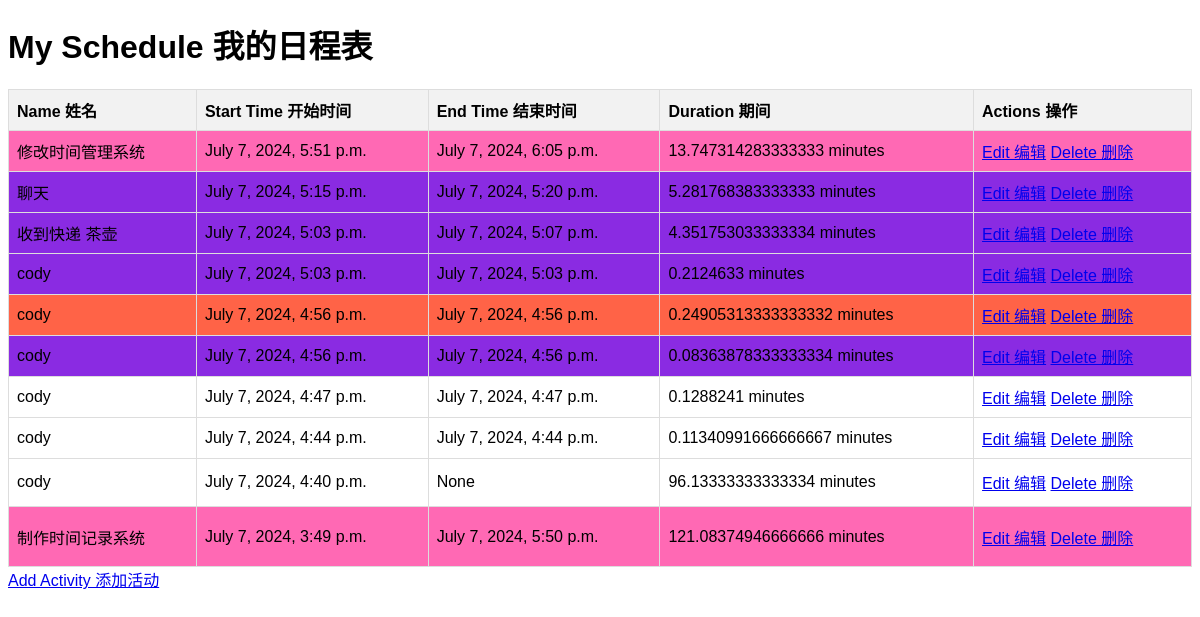
Before: / with the older database file.
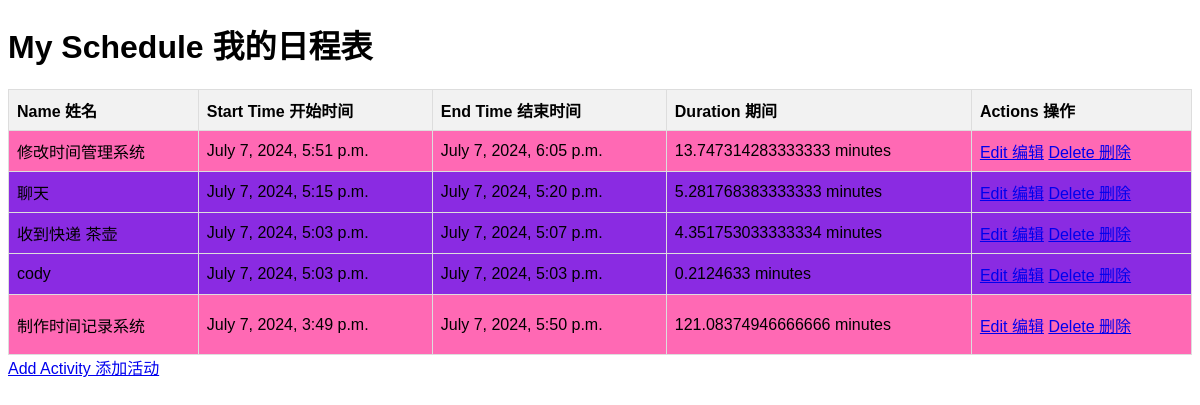
After: the same page with the newer database file.
### records/models.py (models this page shows, shortened)
class Activity(models.Model):
    ACTIVITY_TYPE_CHOICES = [
        ('study', '重要学习'),
        ('work', '重要工作'),
        ('exercise', '锻炼'),
        ('life', '日常生活'),
        ('rest', '休息'),
        ('entertainment', '娱乐'),
    ]
    COLOR_CHOICES = {
        'study': '#FF6347',        # Tomato
        'work': '#4682B4',         # SteelBlue
        'exercise': '#32CD32',     # LimeGreen
        'life': '#FFD700',         # Gold
        'rest': '#8A2BE2',         # BlueViolet
        'entertainment': '#FF69B4' # HotPink
    }
    name = models.CharField(max_length=100)
    start_time = models.DateTimeField(default=timezone.now)
    end_time = models.DateTimeField(null=True, blank=True)
    activity_type = models.CharField(max_length=20, choices=ACTIVITY_TYPE_CHOICES, default='rest')
    color = models.CharField(max_length=7, default='#FFFFFF')  # Hex color code
    def duration_minutes(self):
        if self.end_time:
            duration = self.end_time - self.start_time
        else:
            duration = timezone.now() - self.start_time
        return duration.total_seconds() / 60  # duration in minutes
    def scaled_duration(self, scale=2, min_height=20):
        scaled_height = self.duration_minutes() / scale
        return max(scaled_height, min_height)

### records/views.py (the view)
# urls.py: path('', views.index, name='index'),
def index(request):
    activities = Activity.objects.all().order_by('-start_time')
    return render(request, 'records/index.html', {'activities': activities})

### records/templates/records/index.html (shortened to what this page needs)
<!DOCTYPE html>
<html>
<head>
</head>
<body>
    <h1>My Schedule 我的日程表</h1>
    <table>
        <tr>
            <th>Name 姓名</th>
            <th>Start Time 开始时间</th>
            <th>End Time 结束时间</th>
            <th>Duration 期间</th>
            <th>Actions 操作</th>
        </tr>
        {% for activity in activities %}
        <tr style="background-color: {{ activity.color }}; height: {{ activity.scaled_duration }}px;">
            <td>{{ activity.name }}</td>
            <td>{{ activity.start_time }}</td>
            <td>{{ activity.end_time }}</td>
            <td>{{ activity.duration_minutes }} minutes</td>
            <td>
                <a href="{% url 'update_activity' activity.pk %}">Edit 编辑</a>
                <a href="{% url 'delete_activity' activity.pk %}">Delete 删除</a>
            </td>
        </tr>
        {% endfor %}
    </table>
    <a href="{% url 'add_activity' %}">Add Activity 添加活动</a>
</body>
</html>

### records/templates/records/index.html (style rules this page uses)
body { font-family: Arial, sans-serif; }
table { width: 100%; border-collapse: collapse; }
th, td { border: 1px solid #ddd; padding: 8px; text-align: left; }
th { background-color: #f2f2f2; }
tr { overflow: hidden; }

Changed rows visible on the page:
removed Activity: name "cody", start_time "July 7, 2024, 4:56 p.m.", end_time "July 7, 2024, 4:56 p.m.", duration_minutes "0.24905313333333332", color "#FF6347" (drawn)
removed Activity: name "cody", start_time "July 7, 2024, 4:56 p.m.", end_time "July 7, 2024, 4:56 p.m.", duration_minutes "0.08363878333333334"
removed Activity: name "cody", start_time "July 7, 2024, 4:47 p.m.", end_time "July 7, 2024, 4:47 p.m.", duration_minutes "0.1288241", color "#FFFFFF" (drawn)
removed Activity: name "cody", start_time "July 7, 2024, 4:44 p.m.", end_time "July 7, 2024, 4:44 p.m.", duration_minutes "0.11340991666666667", color "#FFFFFF" (drawn)
removed Activity: name "cody", start_time "July 7, 2024, 4:40 p.m.", end_time "None", duration_minutes "96.13333333333334", color "#FFFFFF" (drawn)
